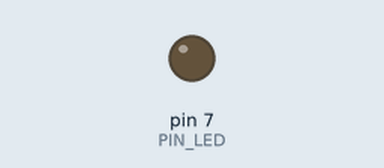
Bench run of a sketch on a simulated Arduino Uno, built with avr-gcc and run on an emulated ATmega328P. Parts: output pins drawn as LEDs (lit = HIGH). Dashed ring = blinking. At 2.0 s the program stops and its outputs stay as they are.

Above: at 0.5 s.
At 1.85 s:
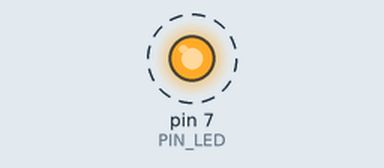
Timing chart, 0 to 3.0 s (numbered marks = the images above):
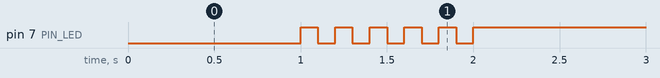

Measured:
- by itself, pin 7 (PIN_LED): alternates HIGH for 0.10 s and LOW for 0.10 s, 11 changes in all, then stays HIGH

The sketch:

05_practice_2.ino
```cpp
#define PIN_LED 7
int count = 1;
int toggle = 0;
void setup() {
  // put your setup code here, to run once:
  pinMode(PIN_LED, OUTPUT);
  Serial.begin(115200);
  while(!Serial){
    ;
  }

}

void loop() {
  //0: 켜짐
  digitalWrite(PIN_LED, 0);
  delay(1000);
  while(1){
    if(count <= 5){
      digitalWrite(PIN_LED, 1);
      delay(100);
      digitalWrite(PIN_LED, 0);
      delay(100);
      count++;
    }
    else{
      digitalWrite(PIN_LED, 1);
    }
  }

}
```
